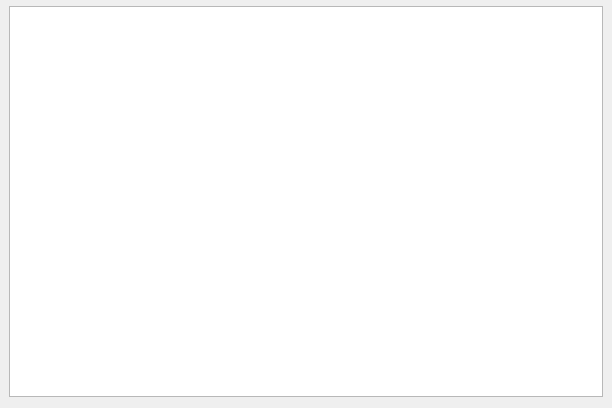
<?xml version="1.0" encoding="UTF-8"?>
<ui version="4.0">
 <class>SlotStoreDialog</class>
 <widget class="QDialog" name="SlotStoreDialog">
  <property name="geometry">
   <rect>
    <x>0</x>
    <y>0</y>
    <width>612</width>
    <height>408</height>
   </rect>
  </property>
  <property name="windowTitle">
   <string>EMM-Slot-Store</string>
  </property>
  <layout class="QVBoxLayout" name="verticalLayout">
   <property name="leftMargin">
    <number>0</number>
   </property>
   <property name="topMargin">
    <number>0</number>
   </property>
   <property name="rightMargin">
    <number>0</number>
   </property>
   <item>
    <widget class="TFControlBar" name="controlBar" native="true"/>
   </item>
   <item>
    <layout class="QVBoxLayout" name="verticalLayout_3">
     <property name="leftMargin">
      <number>9</number>
     </property>
     <property name="topMargin">
      <number>0</number>
     </property>
     <property name="rightMargin">
      <number>9</number>
     </property>
     <item>
      <widget class="QTableView" name="storeTable">
       <property name="dragEnabled">
        <bool>true</bool>
       </property>
       <property name="dragDropMode">
        <enum>QAbstractItemView::DragOnly</enum>
       </property>
       <property name="alternatingRowColors">
        <bool>true</bool>
       </property>
       <property name="selectionMode">
        <enum>QAbstractItemView::ExtendedSelection</enum>
       </property>
       <property name="selectionBehavior">
        <enum>QAbstractItemView::SelectRows</enum>
       </property>
       <property name="sortingEnabled">
        <bool>true</bool>
       </property>
       <attribute name="horizontalHeaderHighlightSections">
        <bool>false</bool>
       </attribute>
       <attribute name="verticalHeaderVisible">
        <bool>false</bool>
       </attribute>
       <attribute name="verticalHeaderDefaultSectionSize">
        <number>23</number>
       </attribute>
      </widget>
     </item>
    </layout>
   </item>
  </layout>
 </widget>
 <customwidgets>
  <customwidget>
   <class>TFControlBar</class>
   <extends>QWidget</extends>
   <header>view/tfcontrolbar.h</header>
   <container>1</container>
  </customwidget>
 </customwidgets>
 <resources/>
 <connections/>
</ui>
